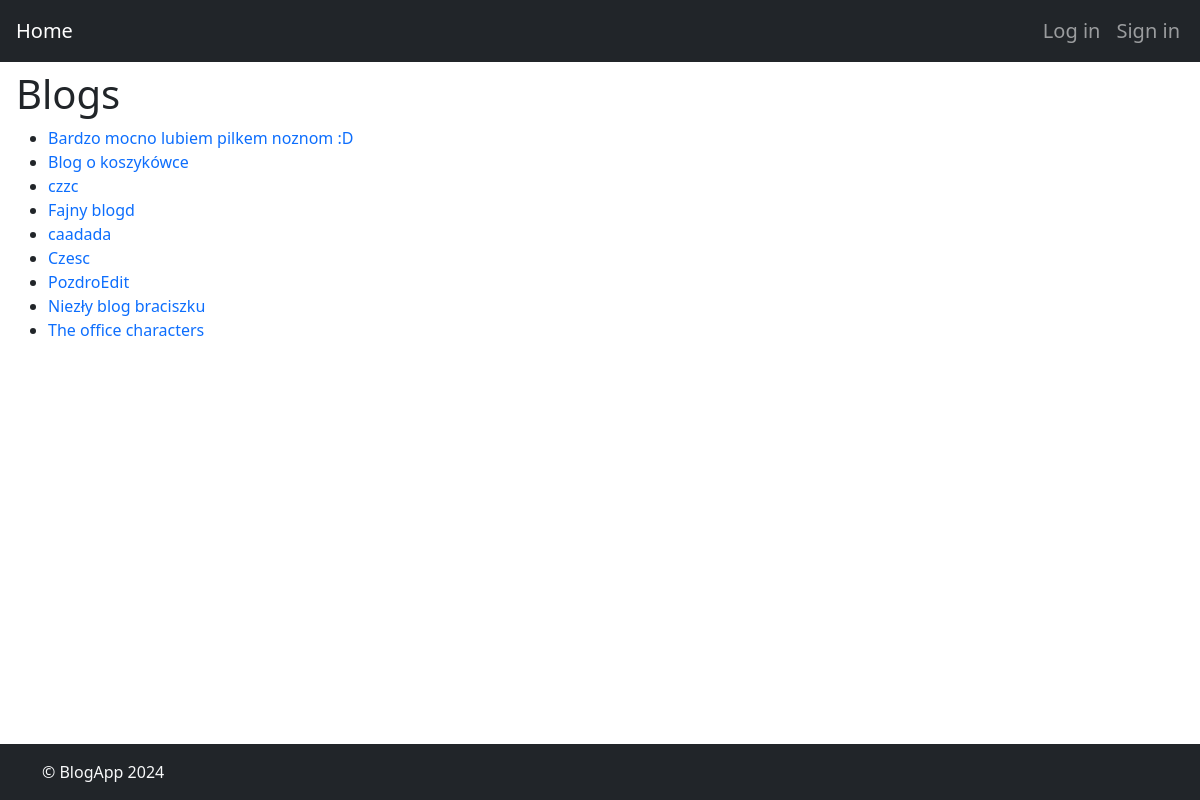
The app's page /blogs/ with its own data.
### blogApp/models.py (models this page shows, shortened)
class Blog(models.Model):
    title = models.CharField(max_length=100)
    author = models.ForeignKey(CustomUser, on_delete=models.CASCADE)

### blogApp/views.py (the view)
# urls.py: path('blogs/', views.blog_list, name='blog_list'),
def blog_list(request):
    blogs = Blog.objects.all()
    user_blogs = Blog.objects.filter(author=request.user) if request.user.is_authenticated else None
    context = {
        'blogs': blogs,
        'user_blogs': user_blogs,
    }
    return render(request, 'blogs/blog_list.html', context)

### blogApp/templates/blogs/blog_list.html (shortened to what this page needs)
{% extends 'base.html' %}
{% block content %}
<h1>Blogs</h1>
<ul>
    {% for blog in blogs %}
    <li>
        <a href="{% url 'blog_detail' blog_id=blog.id %}">
            {{ blog.title }}
        </a>
    </li>
    {% endfor %}
</ul>
{% endblock %}

### blogApp/static/styles.css (style rules this page uses)
a { text-decoration: none; }

### records on screen
Blog: title "Bardzo mocno lubiem pilkem noznom :D"
Blog: title "Blog o koszykówce"
Blog: title "czzc"
Blog: title "Fajny blogd"
Blog: title "caadada"
Blog: title "Czesc"
Blog: title "PozdroEdit"
Blog: title "Niezły blog braciszku"
Blog: title "The office characters"
